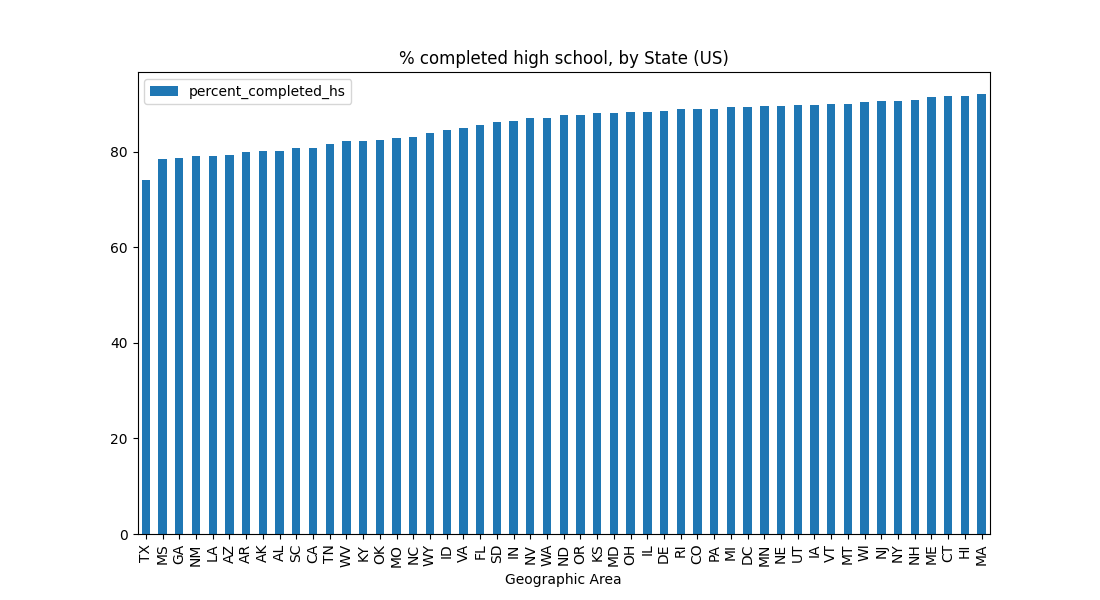

The Python source for this figure:
import numpy as np
import pandas as pd
import plotly.express as px
import matplotlib.pyplot as plt
import seaborn as sns

# This might be helpful:
from collections import Counter
pd.options.display.float_format = '{:,.2f}'.format

# df_hh_income = pd.read_csv('Median_Household_Income_2015.csv', encoding="windows-1252")
# df_pct_poverty = pd.read_csv('Pct_People_Below_Poverty_Level.csv', encoding="windows-1252")
df_pct_completed_hs = pd.read_csv('Pct_Over_25_Completed_High_School.csv', encoding="windows-1252")
# df_share_race_city = pd.read_csv('Share_of_Race_By_City.csv', encoding="windows-1252")
# df_fatalities = pd.read_csv('Deaths_by_Police_US.csv', encoding="windows-1252")

df_pct_completed_hs = df_pct_completed_hs.replace('-', 0)
df_pct_completed_hs['percent_completed_hs'] = pd.to_numeric(df_pct_completed_hs['percent_completed_hs'])

df = df_pct_completed_hs.groupby(['Geographic Area'])['percent_completed_hs'].mean()
df = df.to_frame()
df = df.sort_values(by=['percent_completed_hs'], ascending=True)
print(f'lowest = {df.iloc[0]}')
print(f'highest = {df.iloc[-1]}')

print(df)
print(df.dtypes)
df.plot(kind="bar", title='% completed high school, by State (US)', figsize=(11, 6))

plt.show()
